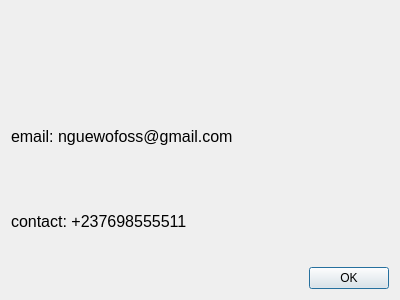
<?xml version="1.0" encoding="UTF-8"?>
<ui version="4.0">
 <class>contactdialog</class>
 <widget class="QDialog" name="contactdialog">
  <property name="geometry">
   <rect>
    <x>0</x>
    <y>0</y>
    <width>400</width>
    <height>300</height>
   </rect>
  </property>
  <property name="windowTitle">
   <string>Dialog</string>
  </property>
  <layout class="QVBoxLayout" name="verticalLayout">
   <item>
    <layout class="QHBoxLayout" name="horizontalLayout">
     <item alignment="Qt::AlignHCenter">
      <widget class="QLabel" name="label">
       <property name="text">
        <string/>
       </property>
       <property name="pixmap">
        <pixmap>../build-noteprof-Desktop_Qt_6_2_4_MinGW_64_bit-Debug/eloicon.png</pixmap>
       </property>
      </widget>
     </item>
    </layout>
   </item>
   <item>
    <widget class="QLabel" name="label_2">
     <property name="font">
      <font>
       <pointsize>12</pointsize>
      </font>
     </property>
     <property name="text">
      <string>email: nguewofoss@gmail.com</string>
     </property>
    </widget>
   </item>
   <item>
    <widget class="QLabel" name="label_3">
     <property name="font">
      <font>
       <pointsize>12</pointsize>
      </font>
     </property>
     <property name="text">
      <string>contact: +237698555511</string>
     </property>
    </widget>
   </item>
   <item>
    <widget class="QDialogButtonBox" name="buttonBox">
     <property name="orientation">
      <enum>Qt::Horizontal</enum>
     </property>
     <property name="standardButtons">
      <set>QDialogButtonBox::Ok</set>
     </property>
    </widget>
   </item>
  </layout>
 </widget>
 <resources/>
 <connections>
  <connection>
   <sender>buttonBox</sender>
   <signal>accepted()</signal>
   <receiver>contactdialog</receiver>
   <slot>accept()</slot>
   <hints>
    <hint type="sourcelabel">
     <x>248</x>
     <y>254</y>
    </hint>
    <hint type="destinationlabel">
     <x>157</x>
     <y>274</y>
    </hint>
   </hints>
  </connection>
  <connection>
   <sender>buttonBox</sender>
   <signal>rejected()</signal>
   <receiver>contactdialog</receiver>
   <slot>reject()</slot>
   <hints>
    <hint type="sourcelabel">
     <x>316</x>
     <y>260</y>
    </hint>
    <hint type="destinationlabel">
     <x>286</x>
     <y>274</y>
    </hint>
   </hints>
  </connection>
 </connections>
</ui>
